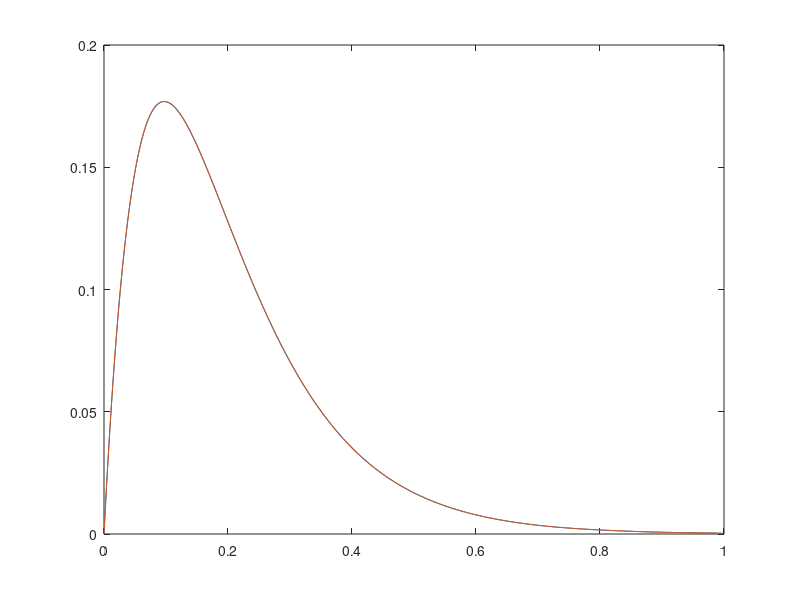

This chart was generated by the following MATLAB code:

clearvars
% close all

fx = @ (x, b, g) exp(-b * x) .* (1 - exp(-g * x));

fs = 500;
T  = 1;
N  = fs * T;
t  = 0:1/fs:T-1/fs;
b  = 8;
g  = 5;

f = fx(t,b,g);

c = polyfit(t, f, 10);
p = polyval(c, t);

figure('WindowStyle','docked')

plot(t, f); hold on;
plot(t, p);

